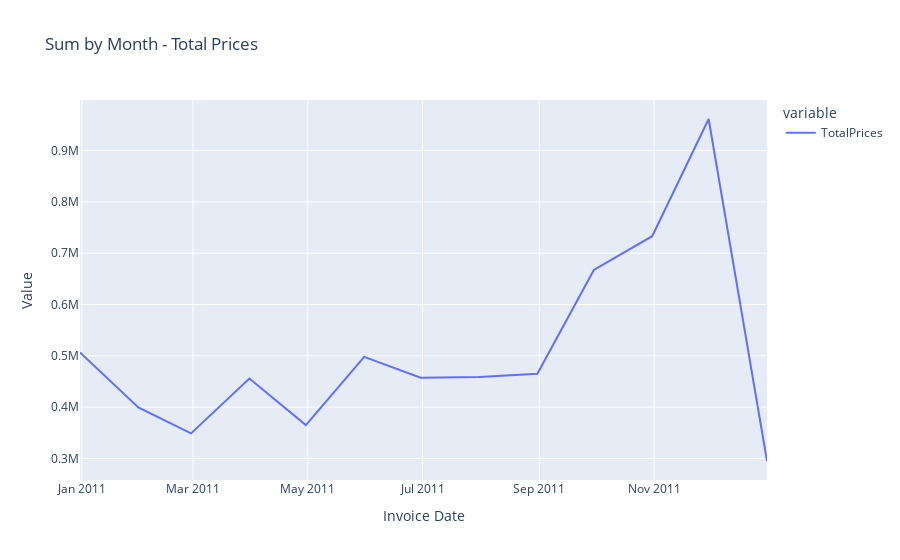

Source (notebook cell):
### Markdown cell above
Melakukan visualisasi data dengan plot garis untuk melihat grafik penjualan bulanan.

### Code cell
import plotly.express as px

# Plot data by month and sum the 'Quantity' and 'TotalPrices' column
sumbymonth_dataset = dataset.groupby(pd.Grouper(key='InvoiceDate', freq='M')).sum().reset_index()

# Create the plot
fig = px.line(sumbymonth_dataset, x='InvoiceDate', y=['TotalPrices'], title='Sum by Month - Total Prices')

# Add x-axis and y-axis labels
fig.update_layout(xaxis_title='Invoice Date', yaxis_title='Value')

# Display the plot
fig.show()

### Figure 1 — Plotly figure (JSON) as saved in the notebook; plotly's stock layout.template omitted (floating-point values rounded to 4 significant figures)
{"data": [{"hovertemplate": "variable=TotalPrices<br>InvoiceDate=%{x}<br>value=%{y}<extra></extra>", "legendgroup": "TotalPrices", "line": {"color": "#636efa", "dash": "solid"}, "marker": {"symbol": "circle"}, "mode": "lines", "name": "TotalPrices", "orientation": "v", "showlegend": true, "type": "scatter", "x": ["2010-12-31T00:00:00", "2011-01-31T00:00:00", "2011-02-28T00:00:00", "2011-03-31T00:00:00", "2011-04-30T00:00:00", "2011-05-31T00:00:00", "2011-06-30T00:00:00", "2011-07-31T00:00:00", "2011-08-31T00:00:00", "2011-09-30T00:00:00", "2011-10-31T00:00:00", "2011-11-30T00:00:00", "2011-12-31T00:00:00"], "xaxis": "x", "y": [506700.0, 399400.0, 348800.0, 455700.0, 364900.0, 497900.0, 457500.0, 458800.0, 465100.0, 667300.0, 733100.0, 961600.0, 295000.0], "yaxis": "y"}], "layout": {"legend": {"title": {"text": "variable"}, "tracegroupgap": 0}, "title": {"text": "Sum by Month - Total Prices"}, "xaxis": {"anchor": "y", "domain": [0, 1], "title": {"text": "Invoice Date"}}, "yaxis": {"anchor": "x", "domain": [0, 1], "title": {"text": "Value"}}}}
